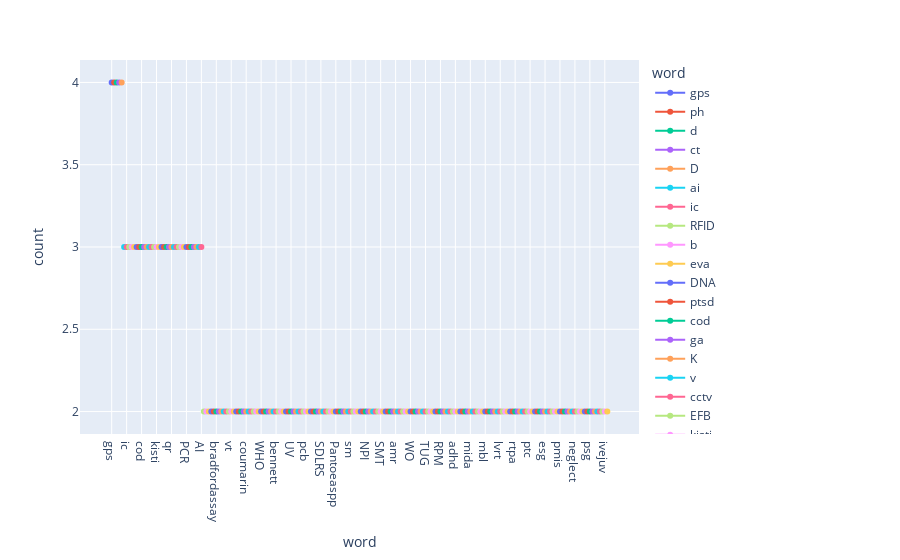

Write notebook code for a chart like this one.
### Code cell
fig = px.line(dfCntEntal.head(200), y='count', 
              x='word', color='word', markers=True)
fig.show()
